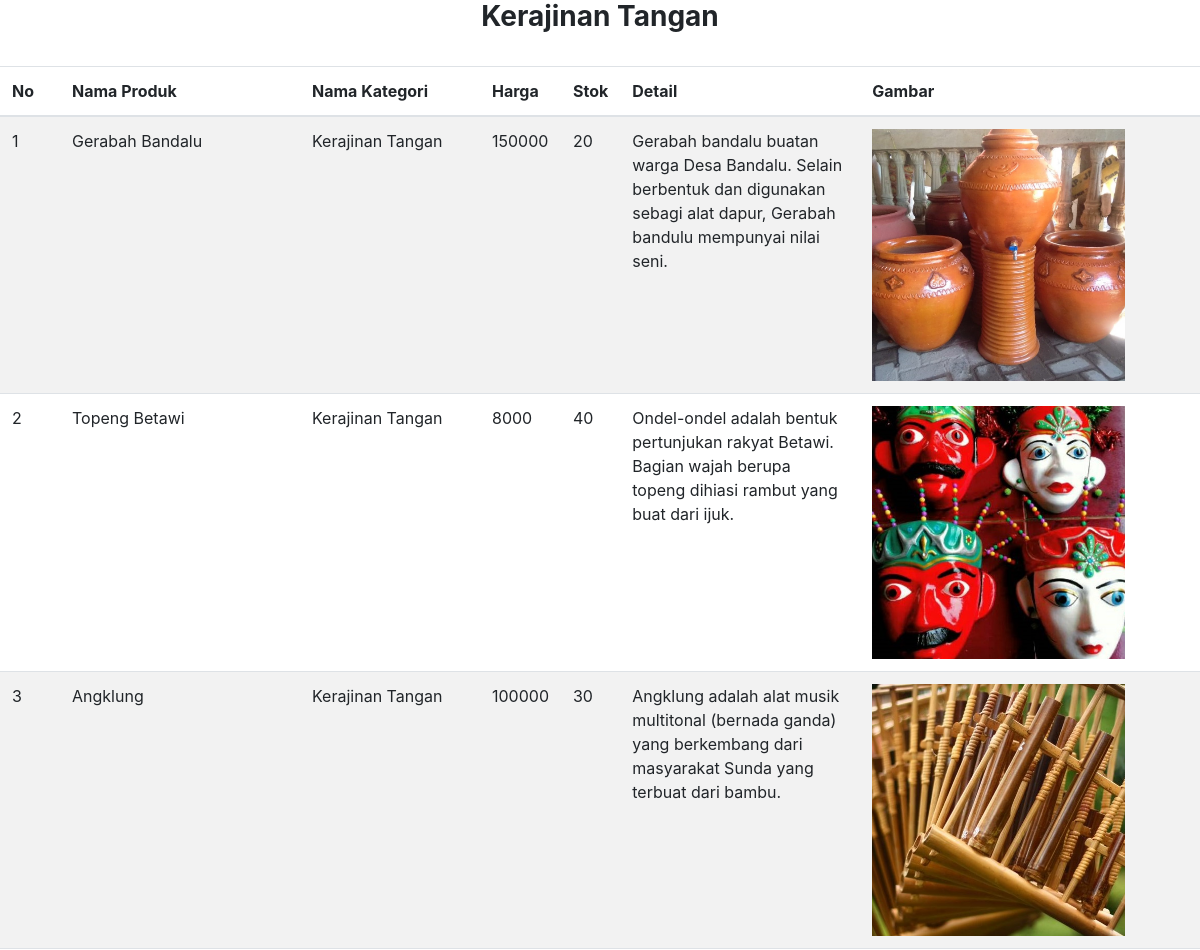
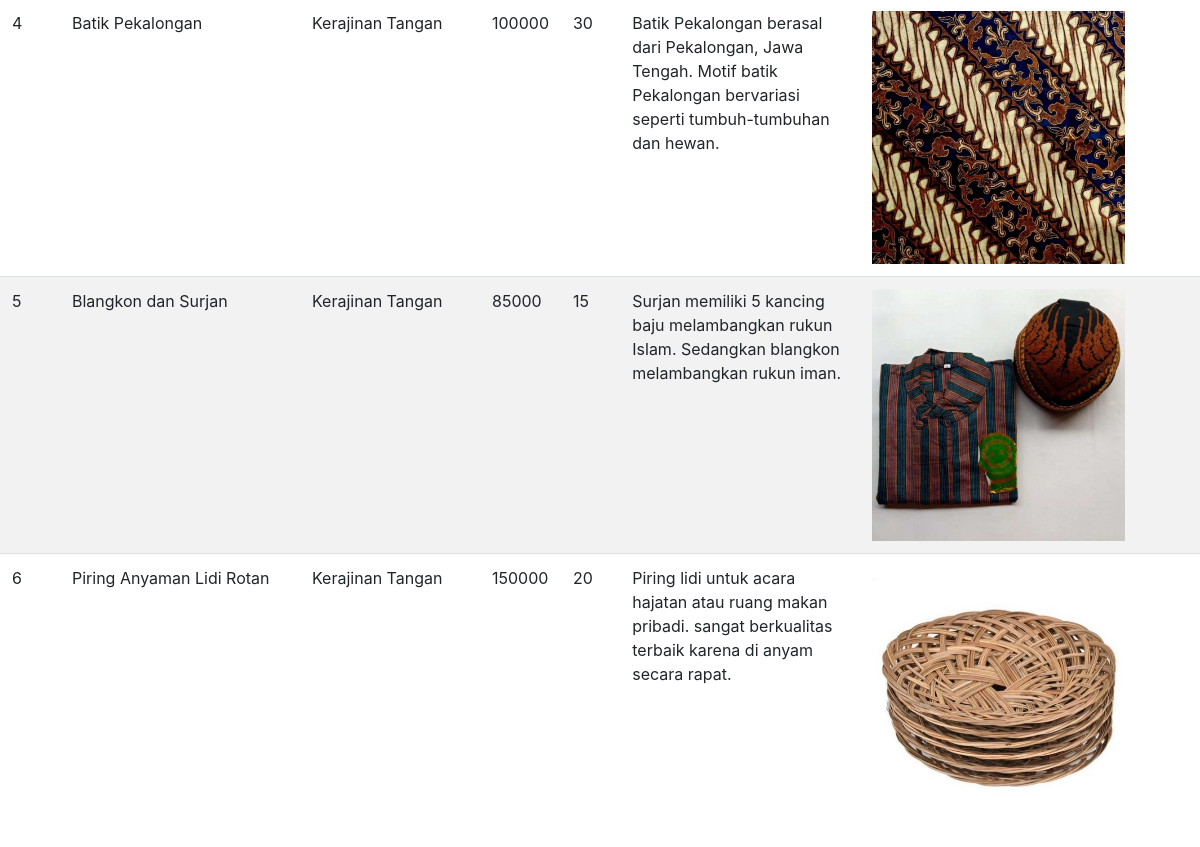
Screenshot of /content/kategori_kerajinantangan.php with the database file from the repository (2 pictures, top to bottom).
### tables this page shows
CREATE TABLE `produk` (
  `id` int(11) NOT NULL,
  `kat_id` int(11) NOT NULL,
  `nama_produk` varchar(30) NOT NULL,
  `harga` int(50) NOT NULL,
  `stok` int(50) NOT NULL,
  `detail` text NOT NULL,
  `gambar` varchar(30) NOT NULL
);

CREATE TABLE `kategori` (
  `id` int(11) NOT NULL,
  `nama_kategori` varchar(30) NOT NULL
);

### content/kategori_kerajinantangan.php (the view, shortened to what this page needs)
<!DOCTYPE html>
<html>
<head>
  <link rel="stylesheet" href="css/bootstrap.min.css"/>
</head>
<body>
  <h3 class="text-center font-weight-bold">Kerajinan Tangan</h3>
  <br/>
  <table class="table table-striped">
    <thead>
      <tr>
        <th width="5%">No</th>
        <th width="20%">Nama Produk </th>
        <th width="15%">Nama Kategori</th>
        <th>Harga</th>
        <th>Stok</th>
        <th width="20%">Detail</th>
        <th>Gambar</th>
      </tr>
    </thead>
    <tbody>
    <?php
      $sql  = "SELECT p.id, p.kat_id, p.nama_produk, p.harga, p.stok, p.detail, p.gambar, k.nama_kategori FROM produk p INNER JOIN kategori k ON k.id = p.kat_id WHERE k.id ='3'";
      $data = mysqli_query($conn, $sql);
      $no   = (int)1;
      foreach ($data as $rows): ?>
      <tr>
        <td><?php echo $no++; ?></td>
        <td><?php echo $rows['nama_produk'] ?></td>
        <td><?php echo $rows['nama_kategori'] ?></td>
        <td><?php echo $rows['harga'] ?></td>
        <td><?php echo $rows['stok'] ?></td>
        <td><?php echo $rows['detail'] ?></td>
        <td><img src="images/<?php echo $rows['gambar'] ?>" width="80%"></td>
      </tr>
      <?php endforeach ?>
    </tbody>
  </table>
  <link rel="stylesheet" href="css/bootstrap.min.css"/>
</body>
</html>

### rows the page displays
produk: nama_produk "Gerabah Bandalu", kat.nama_kategori "Kerajinan Tangan", harga "150000", stok "20", detail "Gerabah bandalu buatan warga Desa Bandalu. Selain berbentuk dan digunakan sebagi alat dapur, Gerabah bandulu mempunyai nilai seni.", gambar (picture)
produk: nama_produk "Topeng Betawi", kat.nama_kategori "Kerajinan Tangan", harga "8000", stok "40", detail "Ondel-ondel adalah bentuk pertunjukan rakyat Betawi. Bagian wajah berupa topeng dihiasi rambut yang buat dari ijuk.", gambar (picture)
produk: nama_produk "Angklung", kat.nama_kategori "Kerajinan Tangan", harga "100000", stok "30", detail "Angklung adalah alat musik multitonal (bernada ganda) yang berkembang dari masyarakat Sunda yang terbuat dari bambu.", gambar (picture)
produk: nama_produk "Batik Pekalongan", kat.nama_kategori "Kerajinan Tangan", harga "100000", stok "30", detail "Batik Pekalongan berasal dari Pekalongan, Jawa Tengah. Motif batik Pekalongan bervariasi seperti tumbuh-tumbuhan dan hewan.", gambar (picture)
produk: nama_produk "Blangkon dan Surjan", kat.nama_kategori "Kerajinan Tangan", harga "85000", stok "15", detail "Surjan memiliki 5 kancing baju melambangkan rukun Islam. Sedangkan blangkon melambangkan rukun iman.", gambar (picture)
produk: nama_produk "Piring Anyaman Lidi Rotan", kat.nama_kategori "Kerajinan Tangan", harga "150000", stok "20", detail "Piring lidi untuk acara hajatan atau ruang makan pribadi. sangat berkualitas terbaik karena di anyam secara rapat.", gambar (picture)
